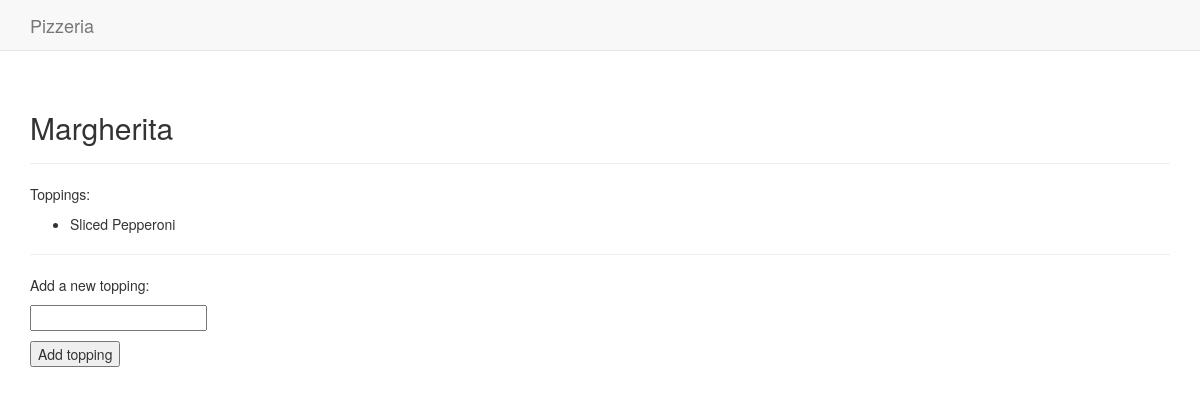
The app's page /pizza/2/, older data.
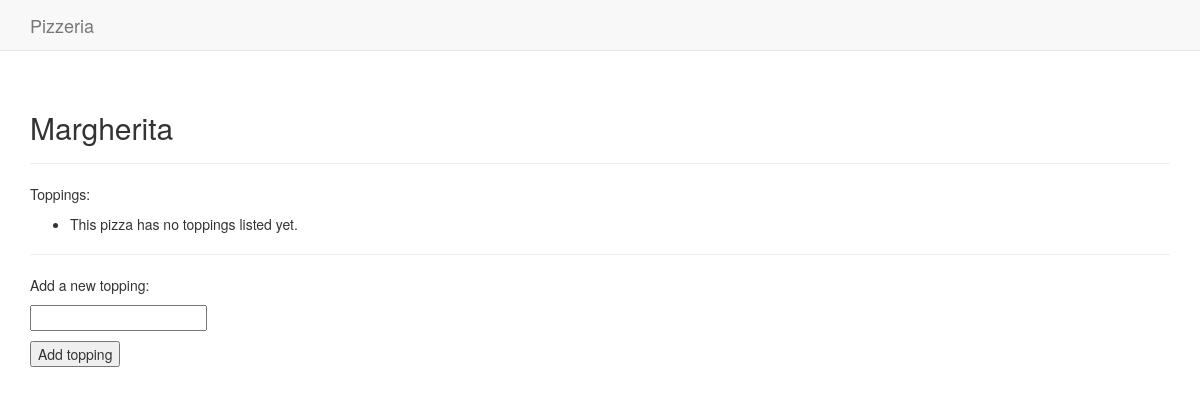
The same page, newer data.
### pizzas/models.py (models this page shows, shortened)
class Pizza(models.Model):
    name = models.CharField(max_length=100)

class Topping(models.Model):
    pizza = models.ForeignKey(Pizza, on_delete=models.CASCADE)
    name = models.CharField(max_length=100)

### pizzas/views.py (the view, shortened to what this page needs)
# urls.py: path('pizza/<int:pizza_id>/', views.pizza, name='pizza'),
def pizza(request, pizza_id):
    pizza = Pizza.objects.get(id=pizza_id)
    toppings = pizza.topping_set.all()
    if request.method != 'POST':
        form = ToppingForm()
    context = {'pizza': pizza, 'toppings': toppings, 'form': form}
    return render(request, 'pizzas/pizza.html', context)

### pizzas/forms.py
class ToppingForm(forms.ModelForm):
    class Meta:
        model = Topping
        fields = ['name']
        labels = {'name': ''}

### pizzas/templates/pizzas/pizza.html (shortened to what this page needs)
{% extends "pizzas/base.html" %}
{% block header %}
  <h2>{{ pizza.name }}</h2>
{% endblock header %}
{% block content %}
  <p>Toppings:</p>
  <ul>
    {% for topping in toppings %}
      <li>{{ topping.name }}</li>
    {% empty %}
      <li>This pizza has no toppings listed yet.</li>
    {% endfor %}
  </ul>
  <hr>
  <p>Add a new topping:</p>
  <form action="" method="post">
    {{ form.as_p }}
    <button name="submit">Add topping</button>
  </form>
{% endblock content %}

### pizzas/templates/pizzas/base.html (shortened to what this page needs)
{% load bootstrap3 %}
<!DOCTYPE html>
<html lang="en">
    <head>
        {% bootstrap_css %}
    </head>
    <body>
        <nav class="navbar navbar-default navbar-static-top">
            <div class="container">
                <div class="navbar-header">
                    <a class="navbar-brand" href="{% url 'pizzas:index' %}">Pizzeria</a>
                </div>
            </div>
        </nav>
        <div class="container">
            <div class="page-header">
                {% block header %}{% endblock header %}
            </div>
            <div>
                {% block content %}{% endblock content %}
            </div>
        </div>
    </body>
</html>

Row changes from the older to the newer data that the page shows:
removed Topping: name "Sliced Pepperoni"
Text that changed along with them:
text now shown: "This pizza has no toppings listed yet."
